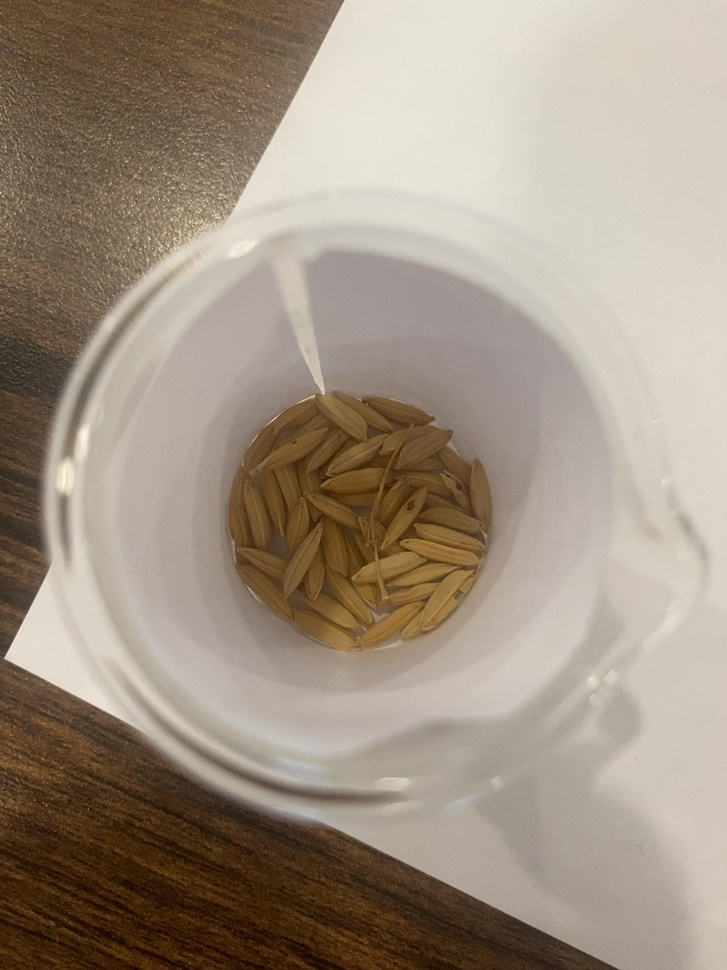
#> input picture CODE/detection_test_images/M0270.jpg, 727 x 970 px, shrunk from 1440 x 1920 before the run
$ python grain_crop_cleaner.py -i ../../../../CODE/detection_test_images/M0270.jpg
#> lines starting #> are read from the running program, lines starting #| are printed output that depends on the picture; after the words box and inside, x2 and y2 are one past the last pixel; in counts of white or black regions, pixels touching at a corner belong together
#!/usr/bin/env python3
# -*- coding: utf-8 -*-
"""
===============================================================================
MODULE: KHỬ NHIỄU, BẺ EO DÍNH & CÔ LẬP HẠT LÚA CHÍNH (GRAIN CROP CLEANER)
===============================================================================
Mục đích:
  - Loại bỏ các mảnh vụn, góc hạt lúa thừa xung quanh hạt lúa chính trong ảnh crop.
  - XỬ LÝ ĐẶC TRỊ TRƯỜNG HỢP HẠT CHÍNH BỊ DÍNH VÀO MẢNH VỤN QUA CẦU PIXEL HẸP (1-5 pixel)
    bằng thuật toán Bẻ cầu nối (Morphological Opening) kết hợp Biến đổi khoảng cách (Distance Transform Watershed).
  - Giữ lại duy nhất 1 đối tượng hạt lúa chủ đạo (nằm ở trung tâm crop và có diện tích lớn nhất).
  - Xuất ra ảnh 4 kênh RGBA với nền trong suốt (Alpha = 0, RGB = [0, 0, 0] cho vùng ngoài).
  - Hỗ trợ xử lý 1 ảnh đơn lẻ hoặc tự động quét đệ quy toàn bộ thư mục dữ liệu OUTPUT_CROPPED_GRAINS.
===============================================================================
"""

from __future__ import annotations

import argparse
import os
import sys
import time
from pathlib import Path
from typing import Any, Dict, List, Optional, Tuple, Union

import cv2
import numpy as np


def imread_unicode(path: Union[str, Path], flags: int = cv2.IMREAD_UNCHANGED) -> Optional[np.ndarray]:
    """
    Đọc file ảnh an toàn trên Windows với đường dẫn Unicode tiếng Việt có dấu.
    """
    try:
        data = np.fromfile(str(path), dtype=np.uint8)
        if len(data) == 0:
            return None
        return cv2.imdecode(data, flags)
    except Exception:
        return cv2.imread(str(path), flags)


def imwrite_unicode(path: Union[str, Path], img: np.ndarray) -> bool:
    """
    Lưu file ảnh an toàn trên Windows với đường dẫn Unicode tiếng Việt có dấu.
    """
    try:
        p = Path(path)
        p.parent.mkdir(parents=True, exist_ok=True)
        ext = p.suffix.lower() if p.suffix else ".png"
        if not ext:
            ext = ".png"
        success, nparr = cv2.imencode(ext, img)
        if success:
            nparr.tofile(str(p))
            return True
        return False
    except Exception:
        return cv2.imwrite(str(path), img)


def sever_bridges_and_isolate_main(
    raw_mask: np.ndarray,
    min_area: int = 20,
    open_ksize: int = 3,
    min_neck_ratio: float = 0.15,
    centrality_weight: float = 2.5,
) -> np.ndarray:
    """
    Thuật toán cắt đứt các cầu nối pixel hẹp (Neck/Bridge Severing) giữa hạt chính và mảnh vụn góc,
    sau đó sử dụng Watershed trên bản đồ khoảng cách (Distance Transform) để mở rộng hạt chính
    về đúng kích thước gốc mà không bị dính lại mảnh vụn.
    """
    h, w = raw_mask.shape[:2]
    if cv2.countNonZero(raw_mask) == 0:
        return raw_mask

    # 1. Biến đổi khoảng cách Euclidean (Distance Transform)
    dist = cv2.distanceTransform(raw_mask, cv2.DIST_L2, 5)
    max_dist = float(dist.max())
    if max_dist <= 1.0:
        return raw_mask

    # 2. Phép toán Mở (Morphological Opening) bẻ gãy các cầu nối hẹp 1-3 pixel
    kernel = cv2.getStructuringElement(cv2.MORPH_ELLIPSE, (open_ksize, open_ksize))
    opened = cv2.morphologyEx(raw_mask, cv2.MORPH_OPEN, kernel)

    # 3. Trích xuất hạt giống lõi (Core Seeds) dựa trên Distance Transform
    # Phần thân hạt lúa dày có giá trị distance cao, phần cầu dính hẹp có distance rất thấp
    _, core_seeds = cv2.threshold(dist, max_dist * min_neck_ratio, 255, cv2.THRESH_BINARY)
    core_seeds = core_seeds.astype(np.uint8)

    # Giao giữa mask đã mở và lõi trung tâm
    refined_seeds = cv2.bitwise_and(opened, core_seeds)

    # 4. Phân tích thành phần liên thông trên các hạt giống đã tách rời
    n_labels, labels, stats, centroids = cv2.connectedComponentsWithStats(refined_seeds, connectivity=8)

    if n_labels <= 1:
        # Fallback thử với opened
        n_labels, labels, stats, centroids = cv2.connectedComponentsWithStats(opened, connectivity=8)

    if n_labels <= 1:
        # Nếu chỉ có 1 khối hoặc không có, trả về mask đóng chuẩn
        kernel_close = cv2.getStructuringElement(cv2.MORPH_ELLIPSE, (3, 3))
        return cv2.morphologyEx(raw_mask, cv2.MORPH_CLOSE, kernel_close)

    # 5. Chấm điểm độ nổi bật (Salient Centrality) để chọn hạt giống của HẠT LÚA CHÍNH
    img_cx = w / 2.0
    img_cy = h / 2.0
    max_d = np.sqrt(img_cx**2 + img_cy**2) + 1e-6

    best_idx = 1
    best_score = -1.0

    for i in range(1, n_labels):
        area = stats[i, cv2.CC_STAT_AREA]
        if area < min_area:
            continue
        cx, cy = centroids[i]
        norm_d = np.sqrt((cx - img_cx)**2 + (cy - img_cy)**2) / max_d
        score = float(area) / (1.0 + centrality_weight * (norm_d ** 2))
        if score > best_score:
            best_score = score
            best_idx = i

    # 6. Watershed trên Inverse Distance Transform để tái tạo viền mịn màng gốc
    # Đánh dấu Marker:
    # Marker = 1: Vùng nền (bên ngoài raw_mask)
    # Marker = 2: Hạt lúa chính
    # Marker = 3, 4, ...: Các mảnh vụn góc
    markers = np.zeros((h, w), dtype=np.int32)
    markers[raw_mask == 0] = 1
    markers[labels == best_idx] = 2

    marker_id = 3
    for i in range(1, n_labels):
        if i != best_idx:
            markers[labels == i] = marker_id
            marker_id += 1

    # Tạo ảnh gradient cho Watershed từ Distance Transform đảo ngược
    dist_norm = cv2.normalize(dist, None, 0, 255, cv2.NORM_MINMAX).astype(np.uint8)
    dist_inv = 255 - dist_norm
    ws_input = cv2.cvtColor(dist_inv, cv2.COLOR_GRAY2BGR)

    cv2.watershed(ws_input, markers)

    # Lấy lưu vực của hạt lúa chính (Marker == 2)
    clean_mask = np.where(markers == 2, 255, 0).astype(np.uint8)

    # Phục hồi viền bị mất do thuật toán watershed (đường biên luôn bị đánh dấu là -1)
    kernel_restore = np.ones((3, 3), np.uint8)
    clean_mask = cv2.bitwise_and(cv2.dilate(clean_mask, kernel_restore, iterations=1), raw_mask)

    # Lấp đầy các lỗ rỗng bên trong thân hạt lúa
    cnts, _ = cv2.findContours(clean_mask, cv2.RETR_EXTERNAL, cv2.CHAIN_APPROX_SIMPLE)
    if cnts:
        cv2.drawContours(clean_mask, cnts, -1, 255, -1)

    return clean_mask


def clean_single_grain_crop(
    image_input: Union[str, Path, np.ndarray],
    output_path: Optional[Union[str, Path]] = None,
    min_area: int = 20,
    centrality_weight: float = 2.5,
    fill_holes: bool = True,
    sever_bridges: bool = True,
    open_ksize: int = 3,
    min_neck_ratio: float = 0.15,
    re_crop: bool = False,
    padding: int = 2,
    **kwargs,
) -> np.ndarray:
    """
    Khử bỏ toàn bộ các đối tượng nhiễu xung quanh trong một ảnh hạt lúa crop,
    kể cả trường hợp hạt chính bị dính vào mảnh vụn qua vài pixel hẹp,
    chỉ giữ lại duy nhất 1 đối tượng hạt lúa chính.

    Parameters
    ----------
    image_input : str, Path hoặc np.ndarray
        Đường dẫn file ảnh hoặc ma trận ảnh (RGBA 4 kênh hoặc BGR 3 kênh).
    output_path : str hoặc Path, optional
        Đường dẫn lưu file ảnh kết quả (.png RGBA). Nếu None thì chỉ trả về ma trận numpy.
    min_area : int, default 20
        Diện tích tối thiểu (pixel) để xét một vùng là đối tượng hợp lệ.
    centrality_weight : float, default 2.5
        Trọng số ưu tiên đối tượng nằm gần tâm ảnh crop (tránh lấy nhầm hạt lúa góc biên).
    fill_holes : bool, default True
        Tự động lấp đầy các lỗ rỗng/vết lõm nhỏ bên trong thân hạt lúa chính.
    sever_bridges : bool, default True
        Bật thuật toán bẻ gãy các cầu nối pixel hẹp (1-5px) dính với mảnh vụn lân cận.
    open_ksize : int, default 3
        Kích thước kernel mở để bẻ cầu nối pixel (3 hoặc 5).
    min_neck_ratio : float, default 0.15
        Tỷ lệ bề dày eo dính so với bề dày lớn nhất của thân hạt (0.10 - 0.25).
    re_crop : bool, default False
        Nếu True: Cắt gọn lại viền ảnh (tight bounding box) ôm sát hạt lúa chính sau khi làm sạch.
        Nếu False: Giữ nguyên kích thước chiều rộng/cao gốc của ảnh crop.
    padding : int, default 2
        Khoảng đệm (pixel) khi re_crop=True.

    Returns
    -------
    np.ndarray
        Ảnh RGBA 4 kênh đã làm sạch, nền trong suốt (Alpha = 0).
    """
#> called with min_area = 20, centrality_weight = 2.5, fill_holes = True, sever_bridges = True, open_ksize = 3, min_neck_ratio = 0.15, re_crop = False, padding = 2
    # 1. Đọc và chuẩn hóa ảnh đầu vào
    if isinstance(image_input, (str, Path)):
        img_raw = imread_unicode(image_input, cv2.IMREAD_UNCHANGED)
#> in imread_unicode, returned value is the input picture: shape (970, 727, 3); mean B, G, R 130.1, 145.6, 159.6
        if img_raw is None:
            raise FileNotFoundError(f"Không thể đọc file ảnh tại: {image_input}")
    elif isinstance(image_input, np.ndarray):
        img_raw = image_input.copy()
    else:
        raise ValueError("image_input phải là đường dẫn file (str, Path) hoặc numpy ndarray.")

    is_rgba = (len(img_raw.shape) == 3 and img_raw.shape[2] == 4)
    h, w = img_raw.shape[:2]

    if h == 0 or w == 0:
        return img_raw

    # 2. Trích xuất Binary Mask ban đầu của tiền cảnh
    if is_rgba:
        alpha = img_raw[:, :, 3]
        if np.any(alpha == 0):
            raw_mask = (alpha > 10).astype(np.uint8) * 255
        else:
            gray = cv2.cvtColor(img_raw[:, :, :3], cv2.COLOR_BGR2GRAY)
            _, raw_mask = cv2.threshold(gray, 15, 255, cv2.THRESH_BINARY)
    else:
        gray = cv2.cvtColor(img_raw, cv2.COLOR_BGR2GRAY) if len(img_raw.shape) == 3 else img_raw
        _, raw_mask = cv2.threshold(gray, 15, 255, cv2.THRESH_BINARY)
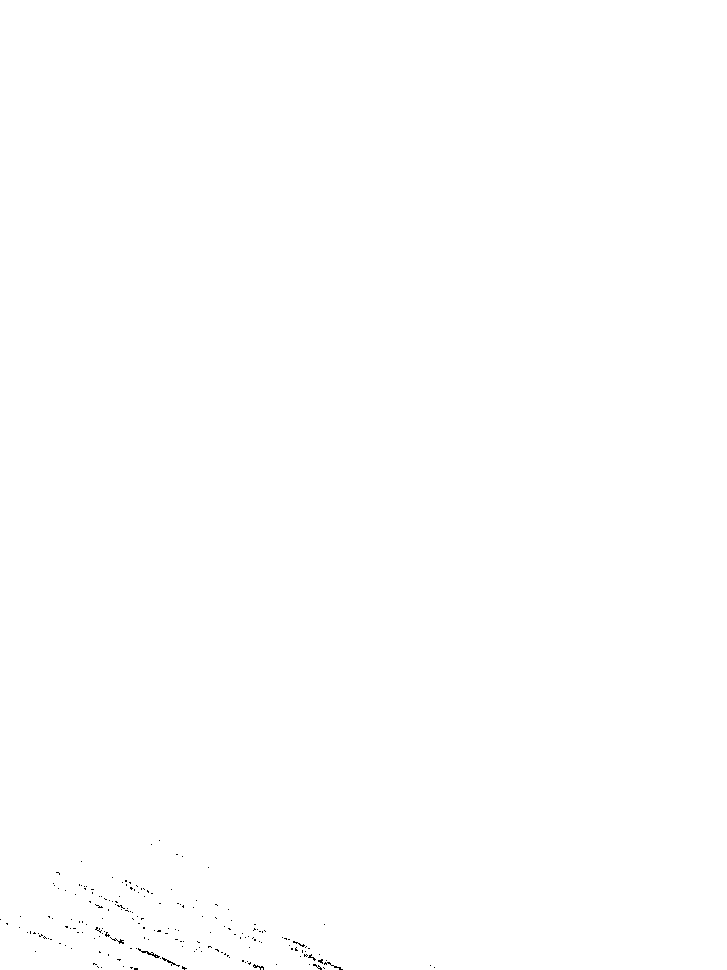
#> raw_mask: shape (970, 727); 99.9% white; black in thin lines or dots, all inside (x1, y1, x2, y2) = (0, 840, 435, 970)

    if cv2.countNonZero(raw_mask) == 0:
        res = cv2.cvtColor(img_raw[:, :, :3] if is_rgba else img_raw, cv2.COLOR_BGR2BGRA)
        res[:, :, :] = 0
        if output_path is not None:
            imwrite_unicode(output_path, res)
        return res

    # 3. Thực hiện bẻ gãy cầu dính & tách hạt chính
    if sever_bridges:
        clean_mask = sever_bridges_and_isolate_main(
            raw_mask=raw_mask,
            min_area=min_area,
            open_ksize=open_ksize,
            min_neck_ratio=min_neck_ratio,
            centrality_weight=centrality_weight,
        )
#> in sever_bridges_and_isolate_main, `dist = cv2.distanceTransform(raw_mask, cv2.DIST_L2, 5)`:
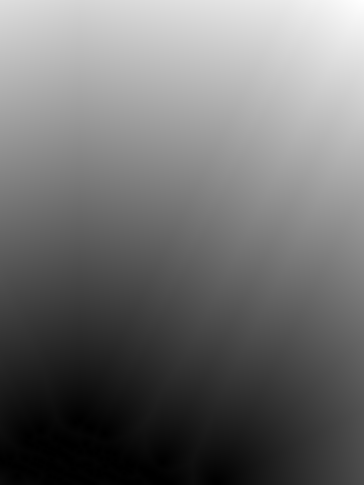
#> dist: shape (970, 727) float32 (shown at 1/2 size); min 0, max 1003.2, mean 439.4; drawn with min black and max white
#> in sever_bridges_and_isolate_main, `max_dist = float(dist.max())`: max_dist = 1003.2
#> in sever_bridges_and_isolate_main, `n_labels, labels, stats, centroids = cv2.connectedComponentsWithStats(..`: n_labels = 2; stats = [[0, 690, 585, 280, 121129], [0, 0, 727, 970, 584061]]; centroids = [[245.6, 856.5], [387.3, 407.4]]
#> the loop in sever_bridges_and_isolate_main, `for i in range(1, n_labels):` made 1 pass
#> (area, cx, cy, norm_d, score, best_score) on pass 1: (584061, 387.3, 407.4, 0.134, 558967.7, 558967.7)
#> after the loop in sever_bridges_and_isolate_main, `for i in range(1, n_labels):`: best_idx = 1; best_score = 558967.7
#> after the loop in sever_bridges_and_isolate_main, `for i in range(1, n_labels):`:
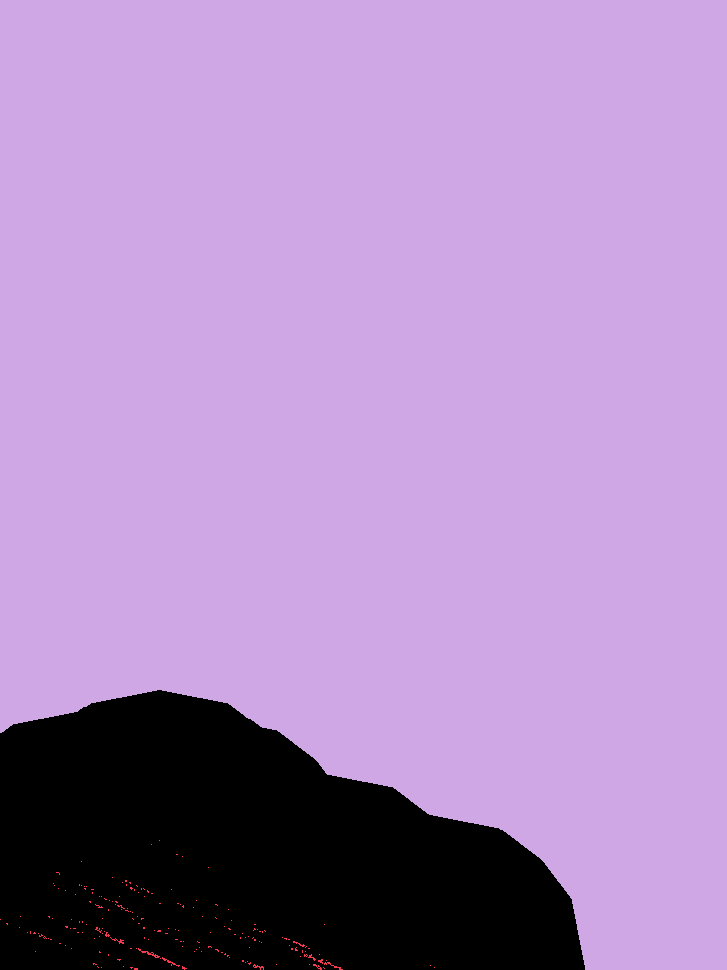
#> markers: shape (970, 727) int32; 3 distinct labels, from 0 to 2; one colour per label, 0 black
#> after the loop in sever_bridges_and_isolate_main, `for i in range(1, n_labels):`: marker_id = 3
#> in sever_bridges_and_isolate_main, `dist_inv = 255 - dist_norm`:
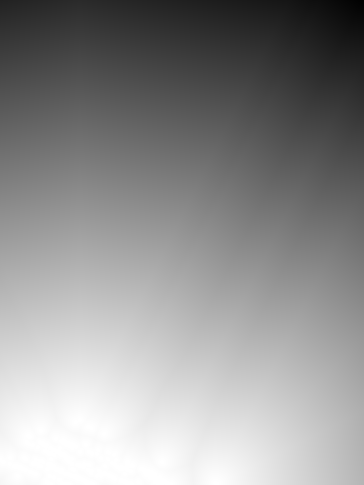
#> dist_inv: shape (970, 727) (shown at 1/2 size); min 0, max 255, mean 143.8
#> in sever_bridges_and_isolate_main, `clean_mask = cv2.bitwise_and(cv2.dilate(clean_mask, kernel_restore, it..`:
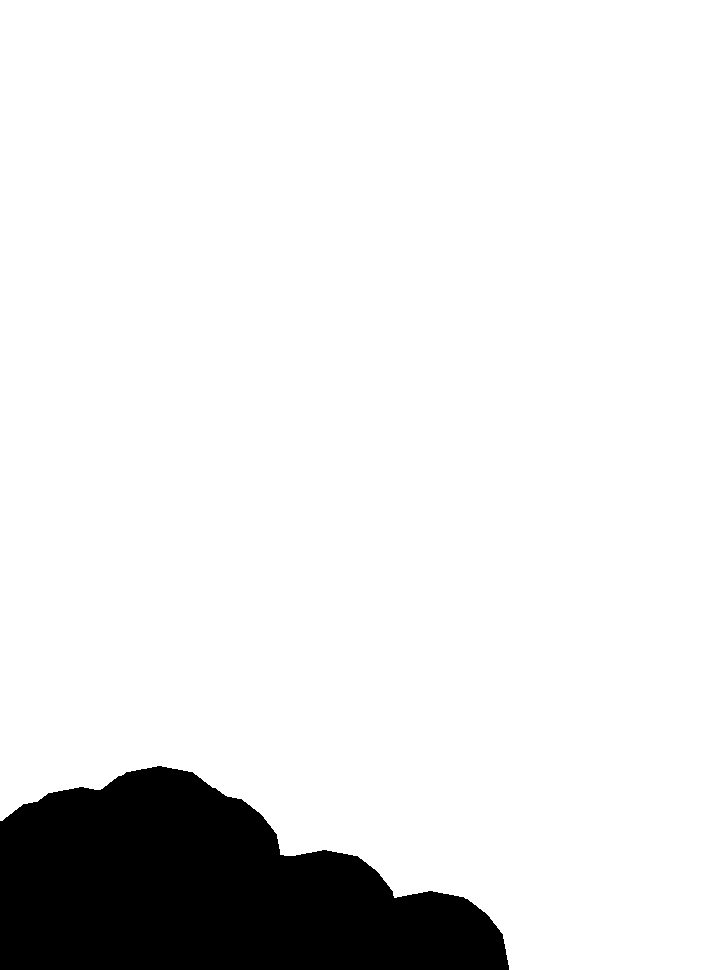
#> clean_mask: shape (970, 727); 90% white; 1 black region
#> in sever_bridges_and_isolate_main, `cnts, _ = cv2.findContours(clean_mask, cv2.RETR_EXTERNAL, cv2.CHAIN_AP..`: cnts = 1 contour; box (x1, y1, x2, y2) and area: (0, 0, 727, 970) 633100
    else:
        kernel = cv2.getStructuringElement(cv2.MORPH_ELLIPSE, (3, 3))
        closed_mask = cv2.morphologyEx(raw_mask, cv2.MORPH_CLOSE, kernel)
        num_labels, labels, stats, centroids = cv2.connectedComponentsWithStats(closed_mask, connectivity=8)

        if num_labels <= 1:
            clean_mask = raw_mask.copy()
        else:
            img_cx = w / 2.0
            img_cy = h / 2.0
            max_dist = np.sqrt(img_cx**2 + img_cy**2) + 1e-6
            best_idx = 1
            best_score = -1.0

            for i in range(1, num_labels):
                area = stats[i, cv2.CC_STAT_AREA]
                if area < min_area:
                    continue
                cx, cy = centroids[i]
                norm_dist = np.sqrt((cx - img_cx)**2 + (cy - img_cy)**2) / max_dist
                score = float(area) / (1.0 + centrality_weight * (norm_dist ** 2))
                if score > best_score:
                    best_score = score
                    best_idx = i

            clean_mask = np.zeros((h, w), dtype=np.uint8)
            clean_mask[labels == best_idx] = 255

    # 4. Lấp đầy lỗ rỗng nếu được yêu cầu
    if fill_holes:
        cnts, _ = cv2.findContours(clean_mask, cv2.RETR_EXTERNAL, cv2.CHAIN_APPROX_SIMPLE)
        if cnts:
            cv2.drawContours(clean_mask, cnts, -1, 255, -1)

    # 5. Xây dựng ảnh RGBA trong suốt
    bgr = img_raw[:, :, :3].copy() if is_rgba else img_raw.copy()
    bgr[clean_mask == 0] = [0, 0, 0]
#> bgr: shape (970, 727, 3); 9.99% of pixels changed, all inside (x1, y1, x2, y2) = (0, 766, 509, 970)

    cleaned_rgba = cv2.cvtColor(bgr, cv2.COLOR_BGR2BGRA)
    cleaned_rgba[:, :, 3] = clean_mask
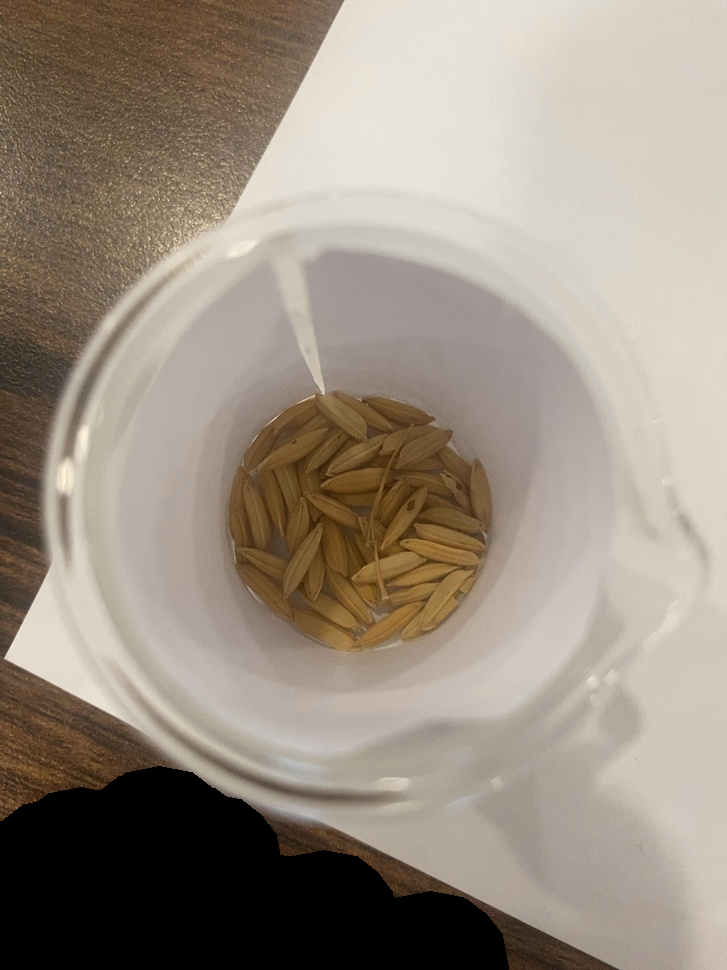
#> cleaned_rgba: shape (970, 727, 4); mean B, G, R, A 128.7, 141.9, 153.3, 229.5

    # 6. Cắt gọn khung viền (Tùy chọn re_crop)
    if re_crop:
        ys, xs = np.where(clean_mask == 255)
        if len(ys) > 0:
            y1 = max(0, int(ys.min()) - padding)
            y2 = min(h, int(ys.max()) + 1 + padding)
            x1 = max(0, int(xs.min()) - padding)
            x2 = min(w, int(xs.max()) + 1 + padding)
            cleaned_rgba = cleaned_rgba[y1:y2, x1:x2].copy()

    # 7. Lưu file nếu có yêu cầu
    if output_path is not None:
        imwrite_unicode(output_path, cleaned_rgba)

    return cleaned_rgba


# [203 lines left out: function clean_dataset_cropped_grains, not called in this run]


class GrainCropCleaner:
    """
    Class giao diện hướng đối tượng (OOP) quản lý việc làm sạch và khử nhiễu ảnh hạt lúa.
    """

    # [67 lines left out: functions __init__, clean_image, clean_dataset, not called in this run]


if __name__ == "__main__":
    parser = argparse.ArgumentParser(description="Khử nhiễu, bẻ eo dính & cô lập hạt lúa chính trong ảnh crop.")
    parser.add_argument("--input", "-i", type=str, required=True, help="Đường dẫn đến 1 ảnh hoặc thư mục gốc dataset")
    parser.add_argument("--output", "-o", type=str, default=None, help="Đường dẫn file/thư mục xuất kết quả")
    parser.add_argument("--target_subfolder", type=str, default="OUTPUT_CROPPED_GRAINS", help="Tên thư mục con cần quét")
    parser.add_argument("--output_subfolder", type=str, default="OUTPUT_CLEANED_GRAINS", help="Tên thư mục đích cùng cấp")
    parser.add_argument("--re_crop", action="store_true", help="Cắt gọn lại khung hình ôm sát hạt lúa")

    args = parser.parse_args()
    input_path = Path(args.input)

    if input_path.is_file():
        out_f = args.output or str(input_path.with_name(f"{input_path.stem}_cleaned.png"))
        res = clean_single_grain_crop(input_path, output_path=out_f, re_crop=args.re_crop)
        print(f"✅ Đã làm sạch ảnh {input_path.name} -> {out_f}")
    elif input_path.is_dir():
        out_sub = args.output_subfolder if not args.output else args.output
        clean_dataset_cropped_grains(
            root_path=input_path,
            target_subfolder=args.target_subfolder,
            output_subfolder=out_sub,
            re_crop=args.re_crop,
            verbose=True,
        )
    else:
        print(f"❌ Đường dẫn không tồn tại: {input_path}")
